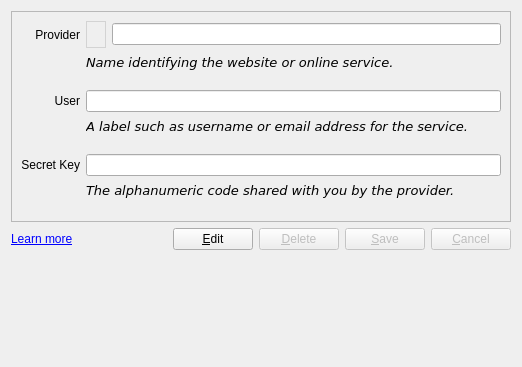
<?xml version="1.0" encoding="UTF-8"?>
<ui version="4.0">
 <class>add_directions_form</class>
 <widget class="QWidget" name="add_directions_form">
  <property name="geometry">
   <rect>
    <x>0</x>
    <y>0</y>
    <width>522</width>
    <height>367</height>
   </rect>
  </property>
  <property name="windowTitle">
   <string>Form</string>
  </property>
  <layout class="QVBoxLayout" name="mainVerticalLayout">
   <item>
    <widget class="QFrame" name="entry_frame">
     <property name="frameShape">
      <enum>QFrame::StyledPanel</enum>
     </property>
     <property name="frameShadow">
      <enum>QFrame::Raised</enum>
     </property>
     <layout class="QVBoxLayout" name="verticalLayout_2">
      <item>
       <layout class="QGridLayout" name="gridLayout">
        <item row="0" column="0">
         <widget class="QLabel" name="label_21">
          <property name="text">
           <string>Provider</string>
          </property>
          <property name="alignment">
           <set>Qt::AlignRight|Qt::AlignTrailing|Qt::AlignVCenter</set>
          </property>
         </widget>
        </item>
        <item row="5" column="1" colspan="2">
         <widget class="QLabel" name="label_3">
          <property name="minimumSize">
           <size>
            <width>0</width>
            <height>30</height>
           </size>
          </property>
          <property name="font">
           <font>
            <family>DejaVu Sans</family>
            <pointsize>10</pointsize>
            <italic>true</italic>
           </font>
          </property>
          <property name="text">
           <string>The alphanumeric code shared with you by the provider.</string>
          </property>
          <property name="alignment">
           <set>Qt::AlignLeading|Qt::AlignLeft|Qt::AlignTop</set>
          </property>
          <property name="wordWrap">
           <bool>true</bool>
          </property>
         </widget>
        </item>
        <item row="3" column="1" colspan="2">
         <widget class="QLabel" name="label_2">
          <property name="minimumSize">
           <size>
            <width>0</width>
            <height>30</height>
           </size>
          </property>
          <property name="font">
           <font>
            <family>DejaVu Sans</family>
            <pointsize>10</pointsize>
            <italic>true</italic>
           </font>
          </property>
          <property name="text">
           <string>A label such as username or email address for the service.</string>
          </property>
          <property name="alignment">
           <set>Qt::AlignLeading|Qt::AlignLeft|Qt::AlignTop</set>
          </property>
         </widget>
        </item>
        <item row="4" column="1" colspan="2">
         <widget class="PasswordInput" name="secret_entry">
          <property name="minimumSize">
           <size>
            <width>250</width>
            <height>0</height>
           </size>
          </property>
          <property name="placeholderText">
           <string/>
          </property>
         </widget>
        </item>
        <item row="1" column="1" colspan="2">
         <widget class="QLabel" name="label">
          <property name="minimumSize">
           <size>
            <width>0</width>
            <height>30</height>
           </size>
          </property>
          <property name="font">
           <font>
            <family>DejaVu Sans</family>
            <pointsize>10</pointsize>
            <italic>true</italic>
           </font>
          </property>
          <property name="text">
           <string>Name identifying the website or online service.</string>
          </property>
          <property name="alignment">
           <set>Qt::AlignLeading|Qt::AlignLeft|Qt::AlignTop</set>
          </property>
         </widget>
        </item>
        <item row="0" column="1">
         <widget class="QLabel" name="icon_label">
          <property name="minimumSize">
           <size>
            <width>20</width>
            <height>27</height>
           </size>
          </property>
          <property name="styleSheet">
           <string notr="true">background: transparent; border: 1px solid lightgray;</string>
          </property>
          <property name="text">
           <string/>
          </property>
          <property name="margin">
           <number>1</number>
          </property>
         </widget>
        </item>
        <item row="2" column="0">
         <widget class="QLabel" name="label_23">
          <property name="text">
           <string>User</string>
          </property>
          <property name="alignment">
           <set>Qt::AlignRight|Qt::AlignTrailing|Qt::AlignVCenter</set>
          </property>
         </widget>
        </item>
        <item row="2" column="1" colspan="2">
         <widget class="QLineEdit" name="label_entry">
          <property name="minimumSize">
           <size>
            <width>256</width>
            <height>0</height>
           </size>
          </property>
          <property name="placeholderText">
           <string/>
          </property>
         </widget>
        </item>
        <item row="0" column="2">
         <widget class="QLineEdit" name="provider_entry"/>
        </item>
        <item row="4" column="0">
         <widget class="QLabel" name="label_25">
          <property name="text">
           <string>Secret Key</string>
          </property>
          <property name="alignment">
           <set>Qt::AlignRight|Qt::AlignTrailing|Qt::AlignVCenter</set>
          </property>
         </widget>
        </item>
       </layout>
      </item>
     </layout>
    </widget>
   </item>
   <item>
    <layout class="QHBoxLayout" name="button_layout">
     <item>
      <widget class="QLabel" name="label_LearnMore">
       <property name="text">
        <string>&lt;a href=&quot;https://github.com/jdalbey/EasyAuth/wiki/User-Manual#31-adding-a-new-account&quot;&gt;Learn more&lt;/a&gt;</string>
       </property>
       <property name="textFormat">
        <enum>Qt::RichText</enum>
       </property>
      </widget>
     </item>
     <item>
      <layout class="QHBoxLayout" name="horizontalLayout_12">
       <item>
        <widget class="QPushButton" name="btn_Edit">
         <property name="text">
          <string>&amp;Edit</string>
         </property>
        </widget>
       </item>
       <item>
        <widget class="QPushButton" name="btn_Delete">
         <property name="enabled">
          <bool>false</bool>
         </property>
         <property name="text">
          <string>&amp;Delete</string>
         </property>
        </widget>
       </item>
       <item>
        <widget class="QPushButton" name="btn_Save">
         <property name="enabled">
          <bool>false</bool>
         </property>
         <property name="sizePolicy">
          <sizepolicy hsizetype="Fixed" vsizetype="Fixed">
           <horstretch>0</horstretch>
           <verstretch>0</verstretch>
          </sizepolicy>
         </property>
         <property name="text">
          <string>&amp;Save</string>
         </property>
        </widget>
       </item>
       <item>
        <widget class="QPushButton" name="btn_Cancel">
         <property name="enabled">
          <bool>false</bool>
         </property>
         <property name="sizePolicy">
          <sizepolicy hsizetype="Fixed" vsizetype="Fixed">
           <horstretch>0</horstretch>
           <verstretch>0</verstretch>
          </sizepolicy>
         </property>
         <property name="text">
          <string>&amp;Cancel</string>
         </property>
        </widget>
       </item>
      </layout>
     </item>
    </layout>
   </item>
   <item>
    <spacer name="verticalSpacer">
     <property name="orientation">
      <enum>Qt::Vertical</enum>
     </property>
     <property name="sizeHint" stdset="0">
      <size>
       <width>20</width>
       <height>50</height>
      </size>
     </property>
    </spacer>
   </item>
  </layout>
 </widget>
 <customwidgets>
  <customwidget>
   <class>PasswordInput</class>
   <extends>QLineEdit</extends>
   <header>common_dialog_funcs</header>
  </customwidget>
 </customwidgets>
 <resources/>
 <connections/>
</ui>
